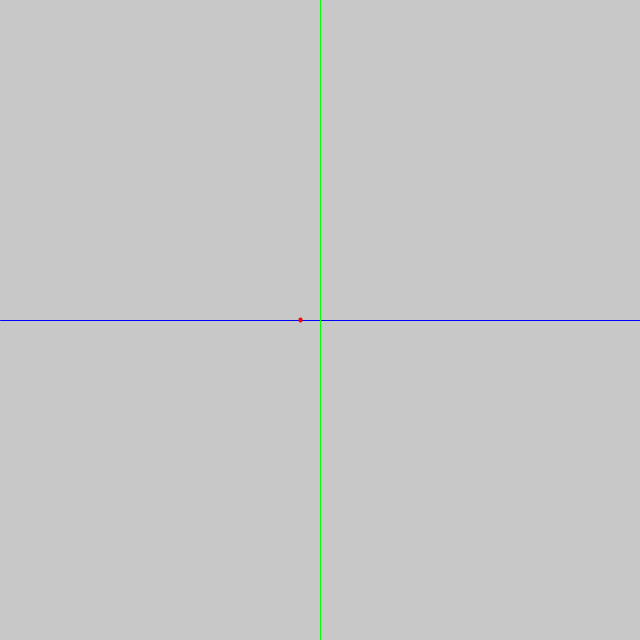
Frame 1 (no input)
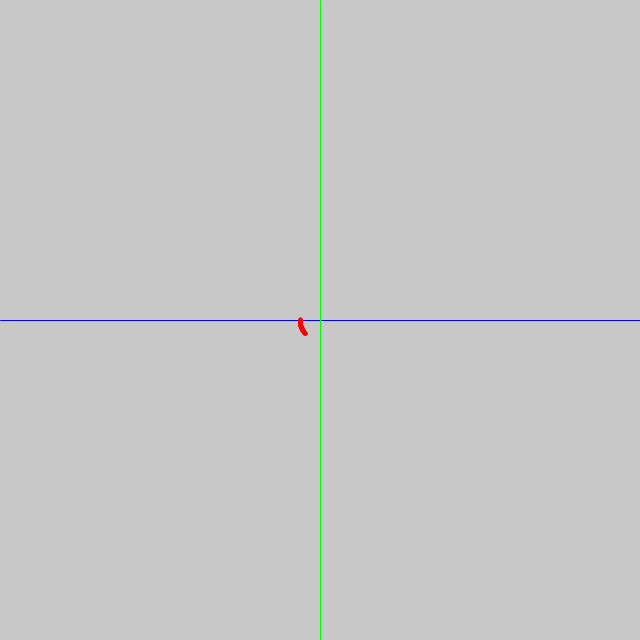
Frame 60 (the mouse pressed at the canvas centre just before this capture)
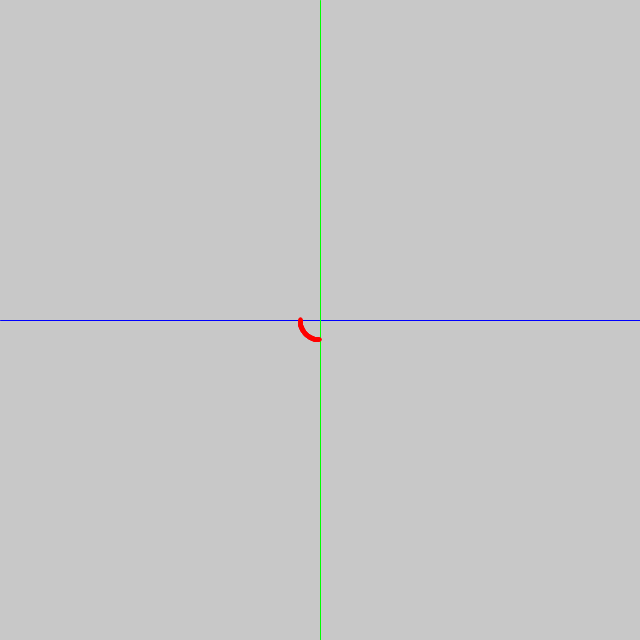
Frame 120 (the mouse held since frame 60 and released just before this capture)

The Processing sketch that drew these frames (run headless with seeded random() and noise(); from frame 60 on, the mouse is pressed at the canvas centre):

// Processing sketch: exercise3
// ── exercise3.pde
color RED = color(255, 0, 0);
color GREEN = color(0, 255, 0);
color BLUE = color(0, 0, 255);

int curve_counter = 1, FPS = 60;
float radius = 20, theta = 180;
float velocity = (180 * radius ) / (FPS * 4);
float OMEGA = velocity / radius;
float center_x, center_y, pos_x, pos_y, old_pos_x, old_pos_y;

void setup() {
  size(640, 640);
  
  // Calculating the axes center
  center_y = height/2;
  center_x = width/2;
  
  // Filling the backgroud with a shade of gray
  background(200);
  
  // Drawing x-axis
  stroke(BLUE);
  line(0, center_y, width, center_y);
  
  // Drawing y-axis
  stroke(GREEN);
  line(center_x, 0, center_x, height);
  
  stroke(RED);
  strokeWeight(4);
  smooth();
  
  frameRate(FPS);
  
  old_pos_x = - radius;
  old_pos_y = 0.0;
}

void draw() {  
  // Calculating the current point position
  pos_x = radius * cos(radians(theta));
  pos_y = radius * sin(radians(theta));
  
  // Recentering the y and x axes and drawing the points in the current trajectory
  translate(center_x, center_y);
  line(old_pos_x, old_pos_y, pos_x, pos_y);
  
  // Updating the old values
  old_pos_x = pos_x;
  old_pos_y = pos_y;

  // Changing the circle if the trajectory crosses the x-axis
  if (crossedOX() == 1){    
    curve_counter += 1;
    
    // Recentering the x-axis to integrate old and new cirlces
    if (curve_counter % 2 == 0){
      center_x -= radius;
    }
    else{
      center_x += radius;
    }
    
    // Calculating the new radius
    radius = 2 * radius;
    
    // Updating values for the new circle
    velocity = (180 * radius ) / (FPS * 4);   
    pos_x = radius * cos(radians(theta));
    old_pos_x = pos_x;
  }  
  
  // Updating the theta
  theta -= OMEGA;
}

int crossedOX(){
  if (((theta % 180 == 0.0) || (theta == 0.0)) && theta != 180)
    return 1;
  return 0;
}
